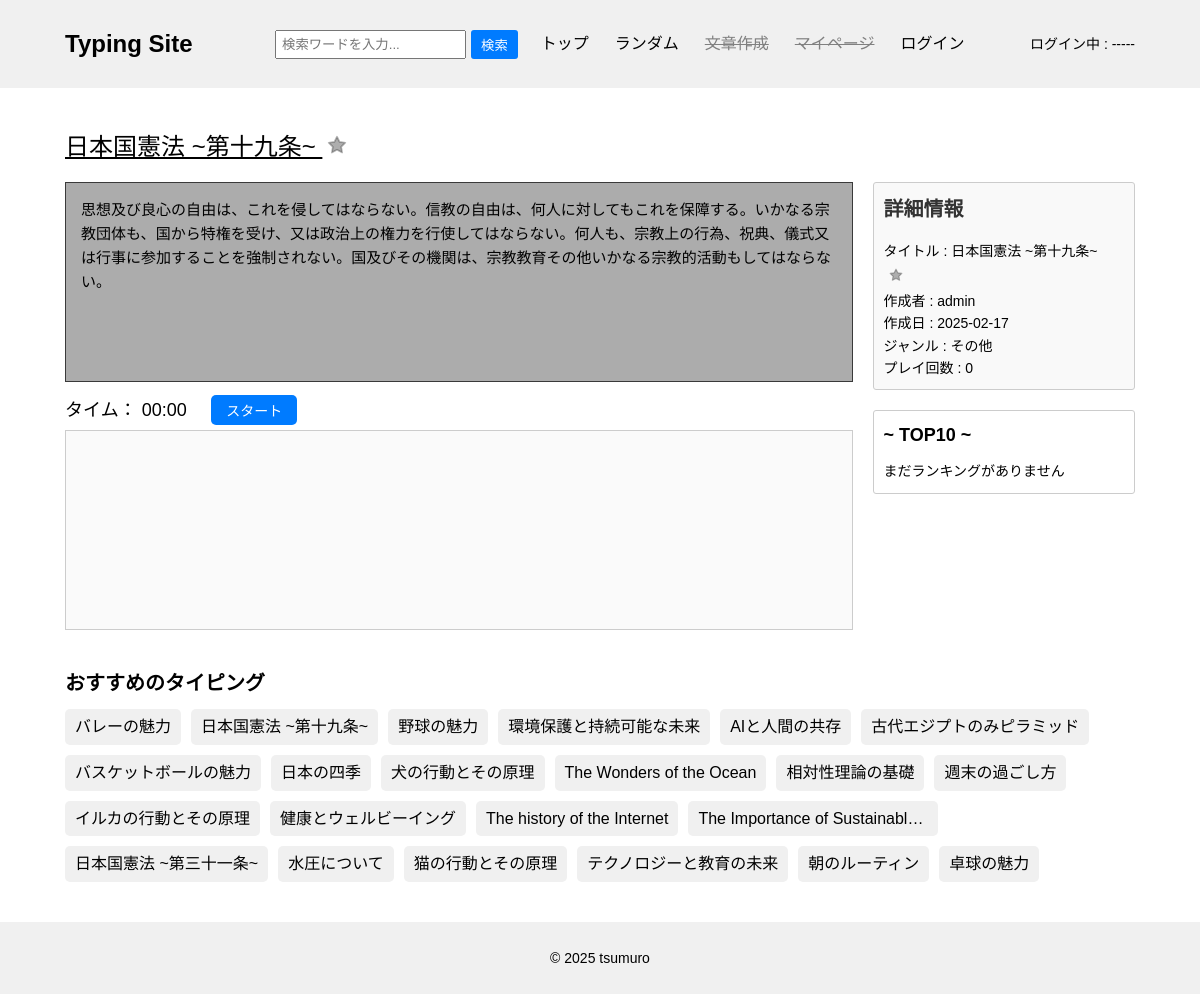
The app's page /39/ with its own data.
### contentapp/models.py (models this page shows, shortened)
class Content(models.Model):
    user = models.ForeignKey(
        settings.AUTH_USER_MODEL,
        on_delete=models.SET_NULL,
        null=True,
        blank=True
    )
    title = models.CharField(max_length=50, unique=True)
    sentence = models.TextField()
    category = models.ForeignKey(
        Category,
        on_delete=models.SET_NULL,
        null=True,
        blank=True,
    )
    is_public = models.BooleanField(default=True)
    play_count = models.IntegerField(default=0)
    created_at = models.DateTimeField(auto_now_add=True)

class Category(models.Model):
    name = models.CharField(max_length=30, unique=True)
    def __str__(self):
        return self.name

### accounts/models.py (models this page shows)
class CustomUser(AbstractUser):
    pass

### typingapp/views.py (the view, shortened to what this page needs)
# urls.py: path('<int:pk>/', views.TypingView.as_view(), name='typing'),
class TypingView(generic.DetailView):
    model = Content
    template_name = "typing.html"
    context_object_name = "content_object"
    def get_context_data(self, **kwargs):
        context = super().get_context_data(**kwargs)
        pk = self.kwargs['pk']
        content = Content.objects.get(pk=pk)
        if self.request.user.is_authenticated:
            is_favorite = Favorite.objects.filter(user=self.request.user, title=content).exists()
        else:
            is_favorite = False
        context['is_favorite'] = is_favorite
        context['content_list'] = Content.objects.filter(is_public=True).order_by('?')
        context['ranking_list'] = History.objects.filter(title__title=self.object.title).order_by("typing_time")
        return context

### typingapp/templates/typing.html (shortened to what this page needs)
{% extends "base.html" %}
{% load custom_filters %}
{% load static %}
{% block contents %}
<div class="index-content">
    <div class="typing-content">
        <div id="title">
            <form method="POST">
                <p>
                    {{ content_object.title }}
                    {% if user.is_authenticated %}
                        {% if is_favorite %}
                            <button type="submit" id="favorite-button" class="favorite-delete-btn" name="action" value="delete_favorite" title="お気に入り削除">
                                <svg xmlns="http://www.w3.org/2000/svg" width="24" height="24" viewBox="0 0 24 24" fill="currentColor" stroke="currentColor" stroke-width="2" stroke-linecap="round" stroke-linejoin="round">
                                    <polygon points="12 2 15.09 8.26 22 9.27 17 14.14 18.18 21.02 12 17.77 5.82 21.02 7 14.14 2 9.27 8.91 8.26 12 2"></polygon>
                                </svg>
                            </button>
                        {% else %}
                            <button type="submit" id="favorite-button" class="favorite-add-btn" name="action" value="add_favorite" title="お気に入り登録">
                                <svg xmlns="http://www.w3.org/2000/svg" width="24" height="24" viewBox="0 0 24 24" fill="currentColor" stroke="currentColor" stroke-width="2" stroke-linecap="round" stroke-linejoin="round">
                                    <polygon points="12 2 15.09 8.26 22 9.27 17 14.14 18.18 21.02 12 17.77 5.82 21.02 7 14.14 2 9.27 8.91 8.26 12 2"></polygon>
                                </svg>
                            </button>
                        {% endif %}
                    {% else %}
                        <button type="submit" id="favorite-button" class="favorite-add-btn" title="お気に入り登録(ログインが必要)" disabled>
                            <svg xmlns="http://www.w3.org/2000/svg" width="24" height="24" viewBox="0 0 24 24" fill="currentColor" stroke="currentColor" stroke-width="2" stroke-linecap="round" stroke-linejoin="round">
                                <polygon points="12 2 15.09 8.26 22 9.27 17 14.14 18.18 21.02 12 17.77 5.82 21.02 7 14.14 2 9.27 8.91 8.26 12 2"></polygon>
                            </svg>
                        </button>
                    {% endif %}
                </p>
            </form>
        </div>
        <div id="target-sentence">{{ content_object.sentence }}</div>
        <div id="timer">タイム： 00:00</div>
        <button id="start-button">スタート</button>
        <textarea id="typing-input" disabled></textarea>
    </div>
    <div class="info-content">
        <div class="detail-list">
            <form method="post">
                <p>
                    <h2>詳細情報</h2>
                    タイトル : {{ content_object.title }}
                    {% if user.is_authenticated %}
                        {% if is_favorite %}
                            <button type="submit" id="favorite-button" class="favorite-delete-btn" name="action" value="delete_favorite" title="お気に入り削除">
                                <svg xmlns="http://www.w3.org/2000/svg" width="24" height="24" viewBox="0 0 24 24" fill="currentColor" stroke="currentColor" stroke-width="2" stroke-linecap="round" stroke-linejoin="round">
                                    <polygon points="12 2 15.09 8.26 22 9.27 17 14.14 18.18 21.02 12 17.77 5.82 21.02 7 14.14 2 9.27 8.91 8.26 12 2"></polygon>
                                </svg>
                            </button>
                        {% else %}
                            <button type="submit" id="favorite-button" class="favorite-add-btn" name="action" value="add_favorite" title="お気に入り登録">
                                <svg xmlns="http://www.w3.org/2000/svg" width="24" height="24" viewBox="0 0 24 24" fill="currentColor" stroke="currentColor" stroke-width="2" stroke-linecap="round" stroke-linejoin="round">
                                    <polygon points="12 2 15.09 8.26 22 9.27 17 14.14 18.18 21.02 12 17.77 5.82 21.02 7 14.14 2 9.27 8.91 8.26 12 2"></polygon>
                                </svg>
                            </button>
                        {% endif %}
                    {% else %}
                        <button type="submit" id="favorite-button" class="favorite-add-btn" title="お気に入り登録(ログインが必要)" disabled>
                            <svg xmlns="http://www.w3.org/2000/svg" width="24" height="24" viewBox="0 0 24 24" fill="currentColor" stroke="currentColor" stroke-width="2" stroke-linecap="round" stroke-linejoin="round">
                                <polygon points="12 2 15.09 8.26 22 9.27 17 14.14 18.18 21.02 12 17.77 5.82 21.02 7 14.14 2 9.27 8.91 8.26 12 2"></polygon>
                            </svg>
                        </button>
                    {% endif %}
                    <br>
                    作成者 : {{ content_object.user }}
                    <br>
                    作成日 : {{ content_object.created_at|date:"Y-m-j" }}
                    <br>
                    {% if content_object.category %}
                        ジャンル : {{ content_object.category }}
                    {% else %}
                        ジャンル : -------
                    {% endif %}
                    <br>
                    プレイ回数 : {{ content_object.play_count }}
                </p>
            </form>
        </div>
        <div class="ranking_list">
            <h2>~ TOP10 ~</h2>
            <ul>
                {% for ranking in ranking_list|slice:":10" %}
                    {% if ranking.user == request.user %}
                        <li style="color: green; text-decoration: underline;">{{ forloop.counter }}位 : {{ ranking.user }} - {{ ranking.typing_time|format_duration }}</li>
                    {% else %}
                        <li>{{ forloop.counter }}位 : {{ ranking.user }} - {{ ranking.typing_time|format_duration }}</li>
                    {% endif %}
                {% empty %}
                    <li>まだランキングがありません</li>
                {% endfor %}
            </ul>
        </div>
    </div>
</div>
<div class="content-list">
    <h2>おすすめのタイピング</h2>
    <ul>
        {% for content in content_list|slice:":22" %}
        <li><a href="{% url "typingapp:typing" content.pk %}">{{ content.title}}</a></li>
        {% endfor %}
    </ul>
</div>
{% endblock  %}

### typingproject/static/css/style.css (style rules this page uses)
#target-sentence { white-space: pre-wrap; display: inline-block; }
* { margin: 0; padding: 0; box-sizing: border-box; }
body { font-family: Arial, sans-serif; line-height: 1.6; }
.index-content { display: flex; gap: 20px; margin-bottom: 20px; }
.typing-content { flex: 7.5; }
.info-content { flex: 2.5; }
.typing-content #title { font-size: 24px; margin-bottom: 15px; display: flex; align-items: center; gap: 10px; text-decoration: underline; }
.detail-list #favorite-button svg { width: 14px; height: 14px; }
.info-content .detail-list #favorite-button { font-size: 15px; }
.typing-content #target-sentence, .typing-content #typing-input { width: 100%; min-height: 200px; border: 1px solid #ccc; padding: 15px; margin-bottom: 10px; font-size: 15px; resize: none; position: relative; -webkit-user-select: none; -moz-user-select: none; -ms-user-select: none; user-select: none; }
.typing-content #target-sentence { background-color: #acacac; border-color: #3a3a3a; }
#start-button { display: inline; padding: 5px 15px; font-size: 14px; background-color: #007bff; color: white; border: none; border-radius: 5px; cursor: pointer; z-index: 1; margin: 3px 0 5px 20px; transition: transform 0.2s ease, box-shadow 0.2s ease; }
.typing-content #timer { display: inline; font-size: 18px; margin: 0; }
.detail-list { background-color: #f9f9f9; border-radius: 8px; padding: 20px; margin-bottom: 20px; }
.detail-list h2 { font-size: 20px; margin-bottom: 15px; color: #333; }
.detail-list p { font-size: 14px; line-height: 1.6; }
.info-content { font-size: 14px; padding-top: 54px; }
.info-content .detail-list { margin-bottom: 20px; }
.detail-list, .ranking_list { padding: 10px; border: 1px solid #ccc; border-radius: 3px; }
.info-content .ranking_list h2 { font-size: 18px; margin-bottom: 10px; }
.info-content .ranking_list ul { list-style-type: none; padding-left: 0; }
.content-list { margin-top: 20px; }
.content-list h2 { font-size: 20px; margin-bottom: 10px; }
.content-list ul { display: flex; flex-wrap: wrap; gap: 10px; list-style-type: none; padding-left: 0; }
.content-list li { background-color: #f0f0f0; border-radius: 5px; display: inline-block; max-width: 250px; transition: transform 0.2s ease, box-shadow 0.2s ease; }
.content-list a { text-decoration: none; color: #000; display: block; padding: 5px 10px; white-space: nowrap; overflow: hidden; text-overflow: ellipsis; }
.favorite-delete-btn, .favorite-add-btn { background: none; border: none; cursor: pointer; padding: 5px; transition: all 0.3s ease; }
.favorite-add-btn svg { width: 20px; height: 20px; fill: #aeaeae; transition: all 0.3s ease; }

### records on screen
Content: title "日本国憲法 ~第十九条~", user "admin", created_at "2025-02-17", category "その他", play_count "0"
Content: title "バレーの魅力"
Content: title "野球の魅力"
Content: title "環境保護と持続可能な未来"
Content: title "AIと人間の共存"
Content: title "古代エジプトのみピラミッド"
Content: title "バスケットボールの魅力"
Content: title "日本の四季"
Content: title "犬の行動とその原理"
Content: title "The Wonders of the Ocean"
Content: title "相対性理論の基礎"
Content: title "週末の過ごし方"
Content: title "イルカの行動とその原理"
Content: title "健康とウェルビーイング"
Content: title "The history of the Internet"
Content: title "The Importance of Sustainabl…"
Content: title "日本国憲法 ~第三十一条~"
Content: title "水圧について"
Content: title "猫の行動とその原理"
Content: title "テクノロジーと教育の未来"
Content: title "朝のルーティン"
Content: title "卓球の魅力"
